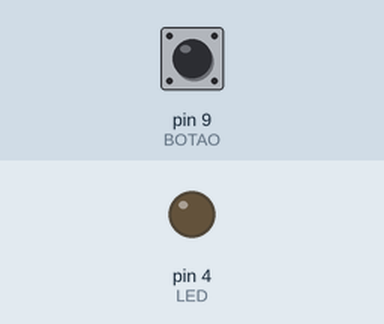
Simulated run of this sketch. Board: Arduino Uno, built with avr-gcc and run on an emulated ATmega328P. On the bench: output pins drawn as LEDs (lit = HIGH). The inputs (shaded band) are chosen by the test bench; at power-on: pin 9 (BOTAO) LOW.

Above: at 1.2 s.
1.3 s: pin 9 (BOTAO) pulled HIGH for 0.15 s
At 2.4 s:
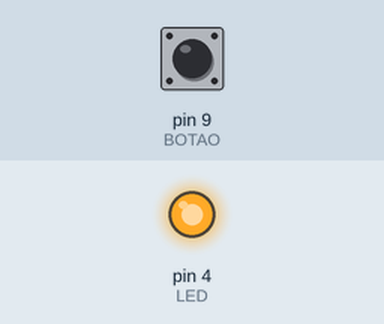
2.9 s: pin 9 (BOTAO) pulled HIGH for 1 s
At 3.6 s:
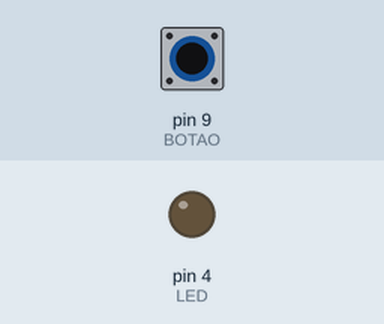
5.4 s: pin 9 (BOTAO) pulled HIGH for 3.2 s
At 6.8 s:
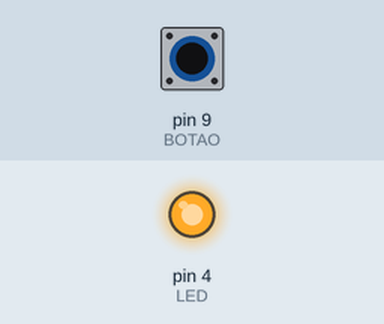
Timing chart, 0 to 8.4 s (numbered marks = the images above; inputs shaded):
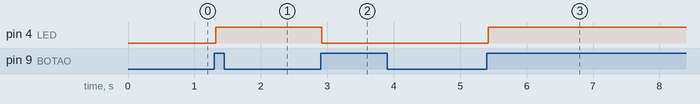

Measured:
- after the input at 1.3 s, pin 4 (LED): LOW → HIGH at once
- after the input at 2.9 s, pin 4 (LED): HIGH → LOW at once
- after the input at 5.4 s, pin 4 (LED): LOW → HIGH at once

The sketch:

interruptor.ino
```cpp
int BOTAO = 9;
int LED = 4;
bool estado = false;
int VAR = 0;
int VAR2 = 0;

void setup()

{
  pinMode(LED, OUTPUT);
  pinMode(BOTAO, INPUT);
}

void loop()
{
    VAR = digitalRead(BOTAO);

    if (VAR == 1 && VAR2 == 0)
    {
      estado = !estado;
      delay(20);
    }

    VAR2 = VAR;

    if(estado){

      digitalWrite(LED, 1);

    }
    else
    {
      digitalWrite(LED, 0);
    }

}
```
